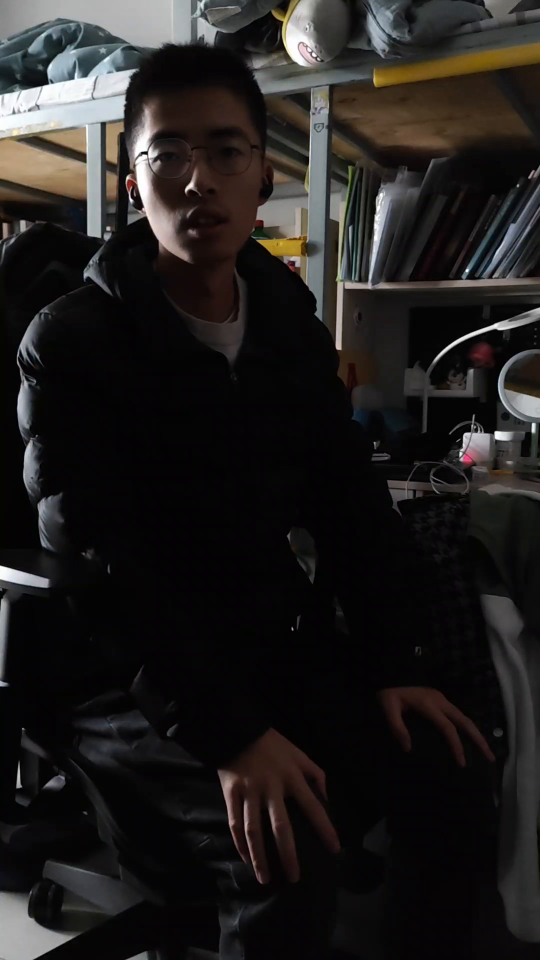
#> input picture frame 8 of HW18/Sit_Down.mp4, 1080 x 1920 px, given in place of origin.MP4, which was not available (shown at 1/2 size)
$ python 9-MOG2.py
#> lines starting #> are read from the running program, lines starting #| are printed output that depends on the picture; after the words box and inside, x2 and y2 are one past the last pixel; in counts of white or black regions, pixels touching at a corner belong together; pictures that were not available may be replaced by others from this repository, and a replacement may not be noted
import numpy as np
import cv2
import time
import datetime

color=((0, 205, 205),(154, 250, 0),(34,34,178),(211, 0, 148),(255, 118, 72),(137, 137, 139))

cap = cv2.VideoCapture("origin.MP4") # 文件名"origin.MP4

fgbg = cv2.createBackgroundSubtractorMOG2()

fourcc = cv2.VideoWriter_fourcc(*'XVID')
out = cv2.VideoWriter(datetime.datetime.now().strftime("%A_%d_%B_%Y_%I_%M_%S%p")+'.avi',fourcc, 10.0, (1920,1080))


while True:
    ret, frame = cap.read()
#> frame is the input picture: shape (1920, 1080, 3); mean B, G, R 30, 30.7, 33.2
    fgmask = fgbg.apply(frame)
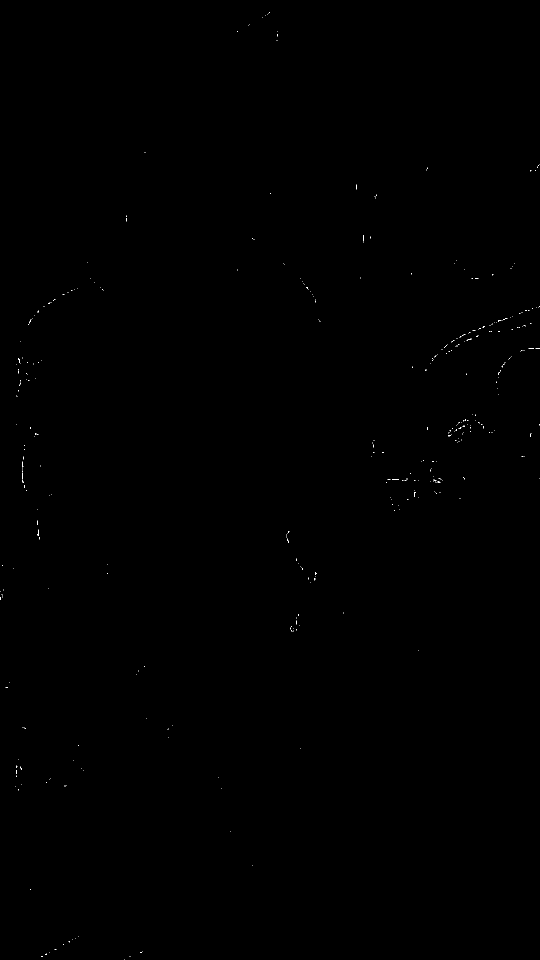
#> fgmask: shape (1920, 1080) (shown at 1/2 size); values 127 (black) and 255 (white), 0.05% white in thin lines or dots

    element = cv2.getStructuringElement(cv2.MORPH_CROSS, (5, 5))
    fgmask = cv2.morphologyEx(fgmask, cv2.MORPH_OPEN, element)
#> fgmask: shape (1920, 1080); every value is 127

    contours, hierarchy = cv2.findContours(fgmask.copy(), cv2.RETR_EXTERNAL, cv2.CHAIN_APPROX_SIMPLE)
#> contours = [[[0, 0], [0, 1919], [1079, 1919], [1079, 0]]]

    count=0
    for cont in contours:
        Area = cv2.contourArea(cont)
        if Area < 2000:
            continue

        count += 1

        print("{}-prospect:{}".format(count,Area),end="  ")

        rect = cv2.boundingRect(cont)

        print("x:{} y:{}".format(rect[0],rect[1]))

        cv2.rectangle(frame,(rect[0],rect[1]),(rect[0]+rect[2],rect[1]+rect[3]),color[count%6],1)
        cv2.rectangle(fgmask,(rect[0],rect[1]),(rect[0]+rect[2],rect[1]+rect[3]),(0xff, 0xff, 0xff), 1)

        y = 10 if rect[1] < 10 else rect[1]
        cv2.putText(frame, str(count), (rect[0], y), cv2.FONT_HERSHEY_COMPLEX, 0.4, (0, 255, 0), 1)
#> this loop made 1 pass
#> (cont, Area, count, rect, y) on pass 1: ([[0, 0], [0, 1919], [1079, 1919], [1079, 0]], 2070601, 1, (0, 0, 1080, 1920), 10)
#| 1-prospect:2070601.0  x:0 y:0
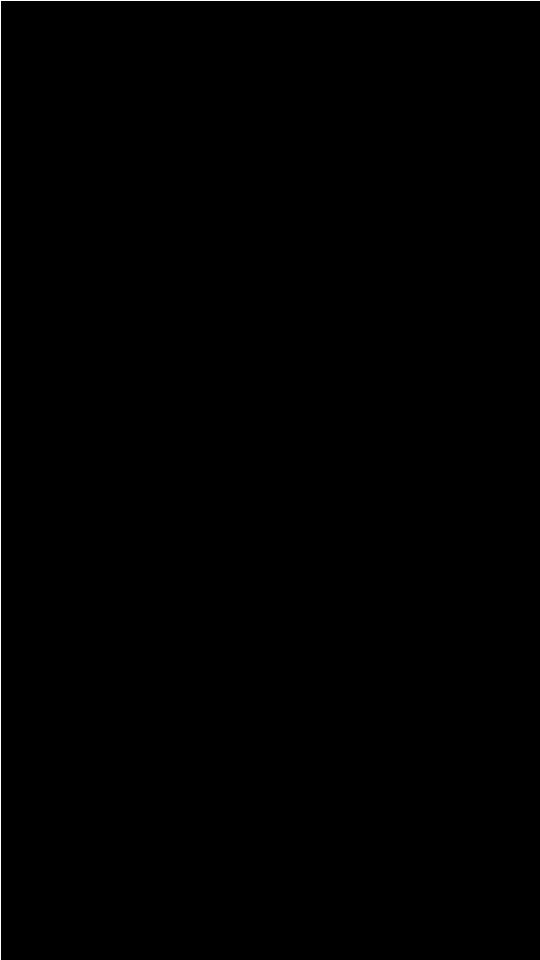
#> fgmask: shape (1920, 1080) (shown at 1/2 size); values 127 (black) and 255 (white), 0.14% white in thin lines or dots
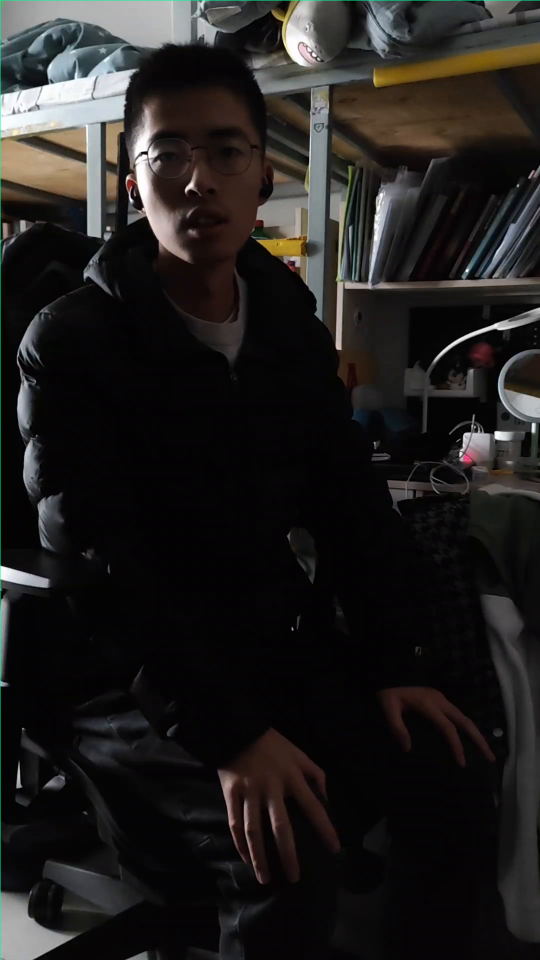
#> frame: shape (1920, 1080, 3) (shown at 1/2 size); 0.15% of pixels changed, all inside (x1, y1, x2, y2) = (0, 0, 1080, 1920)
#> after the loop, count = 1

    cv2.imshow('frame', frame)
    cv2.imshow('frame2', fgmask)
    out.write(frame)
    k = cv2.waitKey(30)&0xff
#> (key Esc is pressed here)
    if k == 27:
        break


out.release()
cap.release()
#> (the run stopped early here; a loop or call above may not have finished)

$ run again, starting later in the video
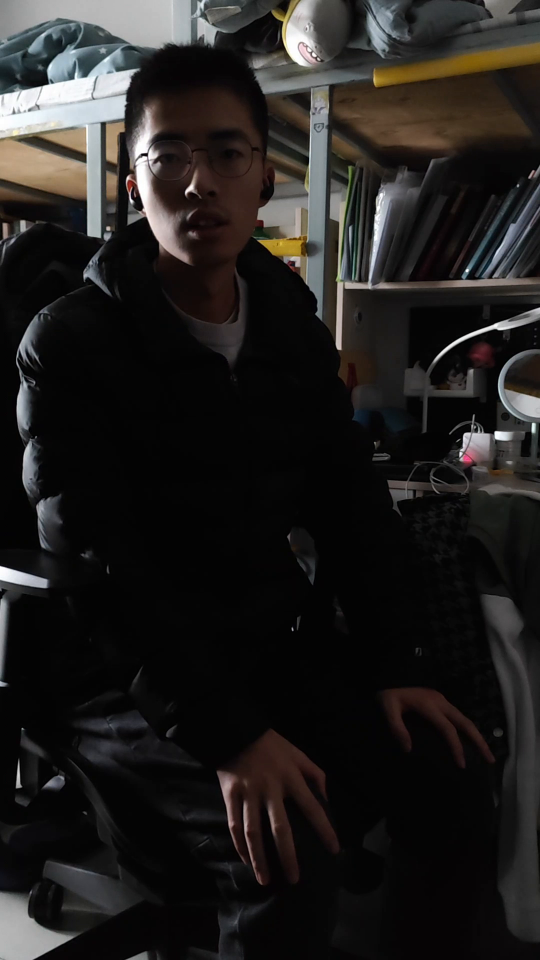
#> input picture frame 36 of HW18/Sit_Down.mp4, 1080 x 1920 px, given in place of origin.MP4, which was not available (shown at 1/2 size)
#> frame is the input picture: shape (1920, 1080, 3); mean B, G, R 30.1, 31.5, 33.5
#> `fgmask = fgbg.apply(frame)`:
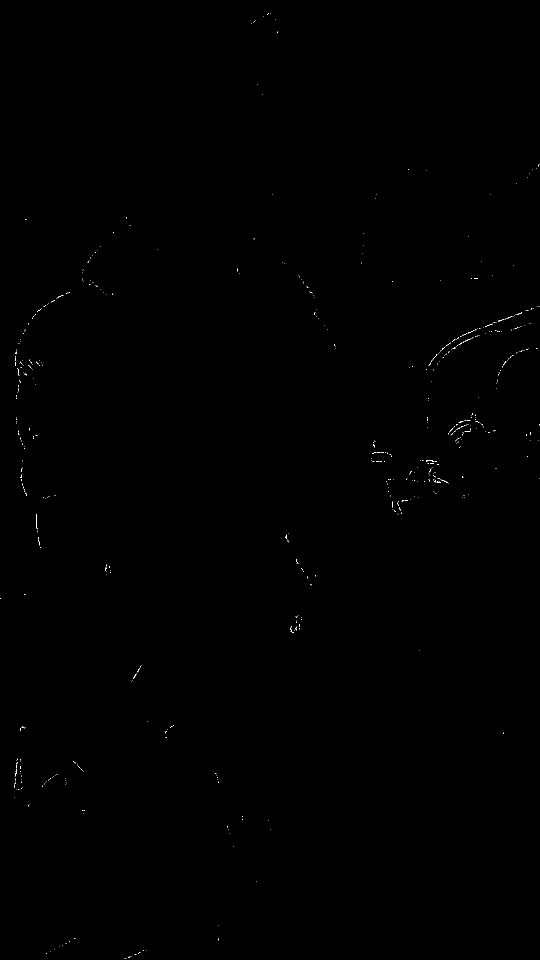
#> fgmask: shape (1920, 1080) (shown at 1/2 size); values 127 (black) and 255 (white), 0.09% white in thin lines or dots
#> contours = [[[0, 0], [0, 1919], [1079, 1919], [1079, 0]]]
#> the loop `for cont in contours:` made 1 pass
#> (cont, Area, count, rect, y) on pass 1: ([[0, 0], [0, 1919], [1079, 1919], [1079, 0]], 2070601, 1, (0, 0, 1080, 1920), 10)
#> (printed output is left out)
#> after the loop `for cont in contours:`:
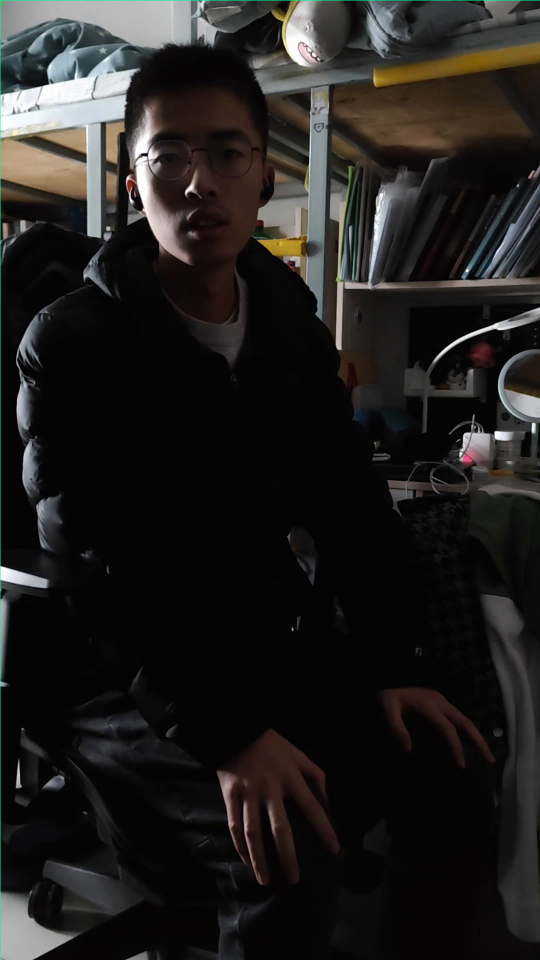
#> frame: shape (1920, 1080, 3) (shown at 1/2 size); 0.15% of pixels changed, all inside (x1, y1, x2, y2) = (0, 0, 1080, 1920)
#> after the loop `for cont in contours:`: count = 1

$ run again, starting later in the video
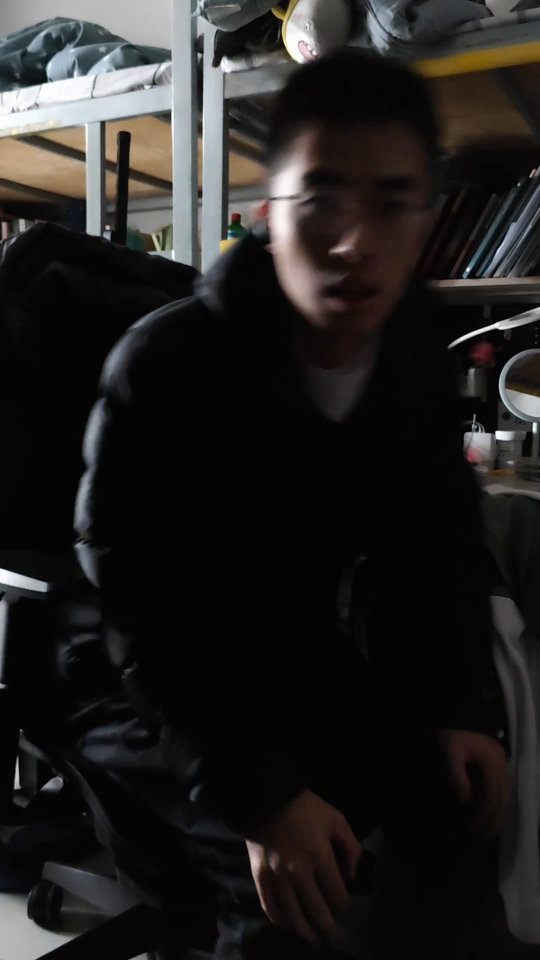
#> input picture frame 65 of HW18/Sit_Down.mp4, 1080 x 1920 px, given in place of origin.MP4, which was not available (shown at 1/2 size)
#> frame is the input picture: shape (1920, 1080, 3); mean B, G, R 32, 32.8, 34.5
#> `fgmask = fgbg.apply(frame)`:
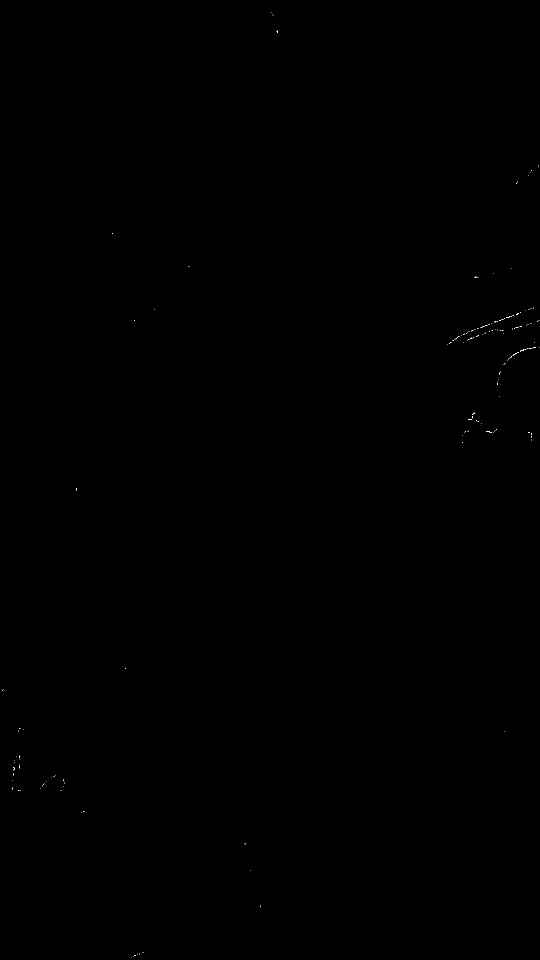
#> fgmask: shape (1920, 1080) (shown at 1/2 size); values 127 (black) and 255 (white), 0.02% white in thin lines or dots
#> contours = [[[0, 0], [0, 1919], [1079, 1919], [1079, 0]]]
#> the loop `for cont in contours:` made 1 pass
#> (cont, Area, count, rect, y) on pass 1: ([[0, 0], [0, 1919], [1079, 1919], [1079, 0]], 2070601, 1, (0, 0, 1080, 1920), 10)
#> (printed output is left out)
#> after the loop `for cont in contours:`:
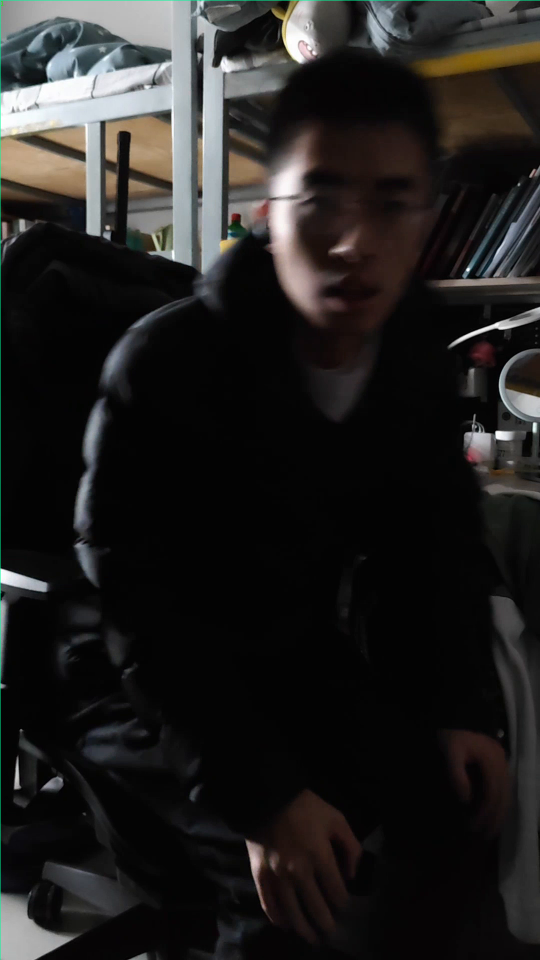
#> frame: shape (1920, 1080, 3) (shown at 1/2 size); 0.15% of pixels changed, all inside (x1, y1, x2, y2) = (0, 0, 1080, 1920)
#> after the loop `for cont in contours:`: count = 1
